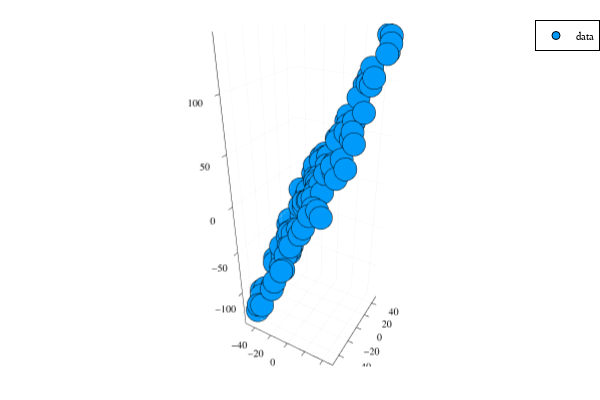

Here is the notebook cell this chart was saved with:
### Markdown cell above
## Data Generator

### Code cell
function GenerateData(θ, n=100, σ=5)
  points = rand(Uniform(-50, 50), (n, length(θ)))
  points[:, length(θ)] .= 1
  ys = points * θ + rand(Normal(0, σ), n)
  points[:, length(θ)] = ys
  points
end

xs = GenerateData([2, 1, 3])
Plots.scatter(xs[:, 1], xs[:, 2], xs[:, 3], label="data")

### Figure 1 — Plotly figure (JSON) as saved in the notebook; plotly's stock layout.template omitted (floating-point values rounded to 4 significant figures)
{"data": [{"colorbar": {"len": 0.9525, "title": "", "x": 0.9934, "y": 0.5139}, "legendgroup": "data", "marker": {"color": "rgba(0, 154, 250, 1.000)", "line": {"color": "rgba(0, 0, 0, 1.000)", "width": 1}, "size": 8, "symbol": "circle"}, "mode": "markers", "name": "data", "scene": "scene", "showlegend": true, "type": "scatter3d", "x": [-40.24, 17.56, 8.111, -43.18, -10.36, 14.07, 31.42, -23.04, -17.67, -8.357, 33.08, 36.09, -8.671, 43.59, -13.65, -7.811, 33.98, -17.43, -16.03, -28.91, -5.559, -27.63, 28.15, 47.49, -40.19, -46.5, 47.21, -38.84, 14.15, 44.35, -35.17, -8.687, -28.21, 15.32, 6.72, -3.842, 27.44, 41.83, -6.091, -48.79, -20.6, 12.85, -20.52, -44.49, 26.32, -26.52, -7.239, 43.44, -17.16, 25.49, -14.21, 45.9, -32.54, -12.89, -26.22, -7.135, -43.71, -48.29, 15.23, 41.1, 40.4, -43.79, 47.84, 3.966, -5.466, 4.999, -28.68, 13.67, 46.46, -21.61, -48.09, -10.76, 32.54, -30.92, -12.96, -19.63, 27.95, -0.2202, 37.49, 11.94, 28.73, -0.976, -20.57, 10.55, -4.597, 17.07, -27.98, -18.17, 19.21, -11.84, -47.28, 41.38, 3.394, -12.98, 11.58, 17.04, -21.89, 9.989, 33.23, 43.82], "xaxis": "x", "y": [-12.27, 27.38, -39.76, 45.03, -26.93, -11.12, -5.6, -40.87, -17.02, 1.65, 28.69, 28.46, -37.52, -19.01, 36.73, -16.74, -49.14, -9.312, 49.08, -0.5152, -49.89, 48.87, -20.97, -24.03, -43.9, -3.031, 30.22, 14.6, -6.158, 14.23, -44.7, 16.33, 46.36, 12.43, -1.116, 11.23, 44.46, -40.88, 0.09424, -26.86, 37.66, 38.22, -29.0, -32.56, 38.77, 32.84, 19.96, 47.25, 8.893, -39.95, -49.37, 41.11, 38.99, -24.66, -19.36, -44.42, -27.06, 26.76, 19.42, 47.36, -10.15, 0.3988, -37.87, 15.55, -34.17, -12.15, 23.16, 20.35, -6.363, -14.08, 29.59, -23.82, 37.77, 24.32, 44.97, 21.1, 23.96, 3.556, -23.16, -23.58, -19.54, 27.5, 49.45, 21.32, 20.38, 22.57, -15.19, -48.96, -0.4044, -19.69, -37.63, -16.7, -5.245, -25.89, 37.14, -38.7, 16.85, -36.75, 5.361, 42.54], "yaxis": "y", "z": [-85.79, 62.47, -16.28, -26.79, -47.31, 12.62, 69.73, -86.84, -37.08, -8.493, 100.6, 99.38, -47.05, 76.74, 16.97, -29.55, 14.75, -37.92, 19.77, -53.1, -54.79, 3.407, 45.8, 69.72, -118.3, -88.8, 124.8, -62.99, 28.8, 109.8, -115.6, 5.197, -4.481, 52.82, 14.71, 7.19, 102.0, 47.08, -6.588, -116.6, -2.84, 67.18, -70.85, -116.7, 95.93, -17.73, 8.751, 135.6, -16.1, 13.56, -71.3, 131.0, -29.26, -53.95, -54.77, -57.78, -110.6, -63.22, 56.93, 136.1, 82.05, -88.31, 55.19, 25.33, -37.5, 5.103, -44.37, 53.36, 88.51, -44.07, -58.62, -45.59, 111.4, -33.07, 18.26, -10.25, 89.37, 5.41, 54.58, 2.957, 40.35, 28.46, 14.54, 50.96, 3.092, 56.71, -70.28, -82.79, 37.34, -34.01, -134.9, 69.85, 7.107, -45.66, 62.06, 5.125, -26.94, -10.62, 74.78, 123.8], "zaxis": "z"}], "layout": {"annotations": [], "height": 400, "legend": {"bgcolor": "rgba(255, 255, 255, 1.000)", "bordercolor": "rgba(0, 0, 0, 1.000)", "borderwidth": 1, "font": {"color": "rgba(0, 0, 0, 1.000)", "family": "sans-serif", "size": 11}, "title": {"font": {"color": "rgba(0, 0, 0, 1.000)", "family": "sans-serif", "size": 15}, "text": ""}, "tracegroupgap": 0, "traceorder": "normal", "x": 1, "xanchor": "auto", "y": 1, "yanchor": "auto"}, "margin": {"b": 20, "l": 0, "r": 0, "t": 20}, "paper_bgcolor": "rgba(255, 255, 255, 1.000)", "plot_bgcolor": "rgba(255, 255, 255, 1.000)", "scene": {"camera": {"eye": {"x": 1.126, "y": -1.95, "z": 1.3}, "projection": "orthographic"}, "domain": {"x": [0.05101, 0.9934], "y": [0.03762, 0.9902]}, "xaxis": {"gridcolor": "rgba(0, 0, 0, 0.100)", "gridwidth": 0.5, "linecolor": "rgba(0, 0, 0, 1.000)", "mirror": false, "range": [-51.69, 50.74], "showgrid": true, "showline": true, "showticklabels": true, "tickangle": 0, "tickcolor": "rgb(0, 0, 0)", "tickfont": {"color": "rgba(0, 0, 0, 1.000)", "family": "sans-serif", "size": 11}, "tickmode": "array", "ticks": "inside", "ticktext": ["−40", "−20", "0", "20", "40"], "tickvals": [-40, -20, 0, 20, 40], "title": "", "titlefont": {"color": "rgba(0, 0, 0, 1.000)", "family": "sans-serif", "size": 15}, "type": "-", "visible": true, "zeroline": false, "zerolinecolor": "rgba(0, 0, 0, 1.000)"}, "yaxis": {"gridcolor": "rgba(0, 0, 0, 0.100)", "gridwidth": 0.5, "linecolor": "rgba(0, 0, 0, 1.000)", "mirror": false, "range": [-52.87, 52.43], "showgrid": true, "showline": true, "showticklabels": true, "tickangle": 0, "tickcolor": "rgb(0, 0, 0)", "tickfont": {"color": "rgba(0, 0, 0, 1.000)", "family": "sans-serif", "size": 11}, "tickmode": "array", "ticks": "inside", "ticktext": ["−40", "−20", "0", "20", "40"], "tickvals": [-40, -20, 0, 20, 40], "title": "", "titlefont": {"color": "rgba(0, 0, 0, 1.000)", "family": "sans-serif", "size": 15}, "type": "-", "visible": true, "zeroline": false, "zerolinecolor": "rgba(0, 0, 0, 1.000)"}, "zaxis": {"gridcolor": "rgba(0, 0, 0, 0.100)", "gridwidth": 0.5, "linecolor": "rgba(0, 0, 0, 1.000)", "mirror": false, "range": [-143.0, 144.2], "showgrid": true, "showline": true, "showticklabels": true, "tickangle": 0, "tickcolor": "rgb(0, 0, 0)", "tickfont": {"color": "rgba(0, 0, 0, 1.000)", "family": "sans-serif", "size": 11}, "tickmode": "array", "ticks": "inside", "ticktext": ["−100", "−50", "0", "50", "100"], "tickvals": [-100, -50, 0, 50, 100], "title": "", "titlefont": {"color": "rgba(0, 0, 0, 1.000)", "family": "sans-serif", "size": 15}, "type": "-", "visible": true, "zeroline": false, "zerolinecolor": "rgba(0, 0, 0, 1.000)"}}, "showlegend": true, "width": 600}}
